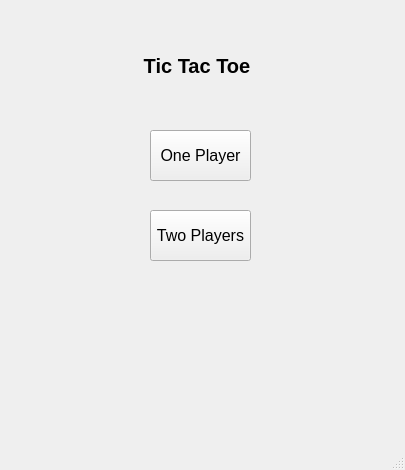
<?xml version="1.0" encoding="UTF-8"?>
<ui version="4.0">
 <class>GameBoard</class>
 <widget class="QMainWindow" name="GameBoard">
  <property name="geometry">
   <rect>
    <x>0</x>
    <y>0</y>
    <width>405</width>
    <height>470</height>
   </rect>
  </property>
  <property name="windowTitle">
   <string>Game</string>
  </property>
  <widget class="QWidget" name="centralwidget">
   <widget class="QStackedWidget" name="stackedWidget">
    <property name="geometry">
     <rect>
      <x>0</x>
      <y>0</y>
      <width>401</width>
      <height>461</height>
     </rect>
    </property>
    <property name="font">
     <font>
      <weight>50</weight>
      <bold>false</bold>
     </font>
    </property>
    <property name="currentIndex">
     <number>0</number>
    </property>
    <widget class="QWidget" name="page">
     <widget class="QLabel" name="title_2">
      <property name="geometry">
       <rect>
        <x>90</x>
        <y>40</y>
        <width>214</width>
        <height>51</height>
       </rect>
      </property>
      <property name="font">
       <font>
        <family>MS Sans Serif</family>
        <pointsize>15</pointsize>
        <weight>75</weight>
        <bold>true</bold>
        <underline>false</underline>
        <strikeout>false</strikeout>
        <kerning>true</kerning>
       </font>
      </property>
      <property name="text">
       <string>Tic Tac Toe</string>
      </property>
      <property name="alignment">
       <set>Qt::AlignCenter</set>
      </property>
     </widget>
     <widget class="QPushButton" name="multi">
      <property name="geometry">
       <rect>
        <x>150</x>
        <y>210</y>
        <width>101</width>
        <height>51</height>
       </rect>
      </property>
      <property name="font">
       <font>
        <family>Arial</family>
        <pointsize>12</pointsize>
        <weight>50</weight>
        <bold>false</bold>
       </font>
      </property>
      <property name="text">
       <string>Two Players</string>
      </property>
     </widget>
     <widget class="QPushButton" name="single">
      <property name="geometry">
       <rect>
        <x>150</x>
        <y>130</y>
        <width>101</width>
        <height>51</height>
       </rect>
      </property>
      <property name="font">
       <font>
        <family>Arial</family>
        <pointsize>12</pointsize>
        <weight>50</weight>
        <bold>false</bold>
       </font>
      </property>
      <property name="text">
       <string>One Player</string>
      </property>
     </widget>
    </widget>
    <widget class="QWidget" name="page_2">
     <widget class="QPushButton" name="button_4">
      <property name="geometry">
       <rect>
        <x>170</x>
        <y>190</y>
        <width>71</width>
        <height>71</height>
       </rect>
      </property>
      <property name="font">
       <font>
        <family>MS UI Gothic</family>
        <pointsize>24</pointsize>
        <weight>75</weight>
        <bold>true</bold>
       </font>
      </property>
      <property name="text">
       <string/>
      </property>
     </widget>
     <widget class="QPushButton" name="button_8">
      <property name="geometry">
       <rect>
        <x>241</x>
        <y>261</y>
        <width>71</width>
        <height>71</height>
       </rect>
      </property>
      <property name="font">
       <font>
        <family>MS UI Gothic</family>
        <pointsize>24</pointsize>
        <weight>75</weight>
        <bold>true</bold>
       </font>
      </property>
      <property name="text">
       <string/>
      </property>
     </widget>
     <widget class="QLabel" name="player_disp">
      <property name="geometry">
       <rect>
        <x>101</x>
        <y>330</y>
        <width>161</width>
        <height>31</height>
       </rect>
      </property>
      <property name="font">
       <font>
        <family>Arial</family>
        <pointsize>10</pointsize>
        <weight>50</weight>
        <bold>false</bold>
       </font>
      </property>
      <property name="text">
       <string>TextLabel</string>
      </property>
     </widget>
     <widget class="QPushButton" name="restart">
      <property name="geometry">
       <rect>
        <x>60</x>
        <y>390</y>
        <width>101</width>
        <height>41</height>
       </rect>
      </property>
      <property name="font">
       <font>
        <family>Arial</family>
        <pointsize>12</pointsize>
        <weight>50</weight>
        <bold>false</bold>
       </font>
      </property>
      <property name="text">
       <string>Restart</string>
      </property>
     </widget>
     <widget class="QPushButton" name="button_3">
      <property name="geometry">
       <rect>
        <x>99</x>
        <y>190</y>
        <width>71</width>
        <height>71</height>
       </rect>
      </property>
      <property name="font">
       <font>
        <family>MS UI Gothic</family>
        <pointsize>24</pointsize>
        <weight>75</weight>
        <bold>true</bold>
       </font>
      </property>
      <property name="text">
       <string/>
      </property>
     </widget>
     <widget class="Line" name="line_3">
      <property name="geometry">
       <rect>
        <x>160</x>
        <y>120</y>
        <width>20</width>
        <height>211</height>
       </rect>
      </property>
      <property name="frameShadow">
       <enum>QFrame::Plain</enum>
      </property>
      <property name="lineWidth">
       <number>2</number>
      </property>
      <property name="midLineWidth">
       <number>2</number>
      </property>
      <property name="orientation">
       <enum>Qt::Vertical</enum>
      </property>
     </widget>
     <widget class="QPushButton" name="button_1">
      <property name="geometry">
       <rect>
        <x>170</x>
        <y>119</y>
        <width>71</width>
        <height>71</height>
       </rect>
      </property>
      <property name="font">
       <font>
        <family>MS UI Gothic</family>
        <pointsize>24</pointsize>
        <weight>75</weight>
        <bold>true</bold>
       </font>
      </property>
      <property name="text">
       <string/>
      </property>
     </widget>
     <widget class="QPushButton" name="button_7">
      <property name="geometry">
       <rect>
        <x>170</x>
        <y>261</y>
        <width>71</width>
        <height>71</height>
       </rect>
      </property>
      <property name="font">
       <font>
        <family>MS UI Gothic</family>
        <pointsize>24</pointsize>
        <weight>75</weight>
        <bold>true</bold>
       </font>
      </property>
      <property name="text">
       <string/>
      </property>
     </widget>
     <widget class="Line" name="line_4">
      <property name="geometry">
       <rect>
        <x>231</x>
        <y>120</y>
        <width>20</width>
        <height>211</height>
       </rect>
      </property>
      <property name="frameShadow">
       <enum>QFrame::Plain</enum>
      </property>
      <property name="lineWidth">
       <number>2</number>
      </property>
      <property name="midLineWidth">
       <number>2</number>
      </property>
      <property name="orientation">
       <enum>Qt::Vertical</enum>
      </property>
     </widget>
     <widget class="Line" name="line_2">
      <property name="geometry">
       <rect>
        <x>100</x>
        <y>253</y>
        <width>211</width>
        <height>16</height>
       </rect>
      </property>
      <property name="frameShadow">
       <enum>QFrame::Plain</enum>
      </property>
      <property name="lineWidth">
       <number>2</number>
      </property>
      <property name="midLineWidth">
       <number>2</number>
      </property>
      <property name="orientation">
       <enum>Qt::Horizontal</enum>
      </property>
     </widget>
     <widget class="QPushButton" name="button_5">
      <property name="geometry">
       <rect>
        <x>241</x>
        <y>190</y>
        <width>71</width>
        <height>71</height>
       </rect>
      </property>
      <property name="font">
       <font>
        <family>MS UI Gothic</family>
        <pointsize>24</pointsize>
        <weight>75</weight>
        <bold>true</bold>
       </font>
      </property>
      <property name="text">
       <string/>
      </property>
     </widget>
     <widget class="QPushButton" name="button_6">
      <property name="geometry">
       <rect>
        <x>99</x>
        <y>261</y>
        <width>71</width>
        <height>71</height>
       </rect>
      </property>
      <property name="font">
       <font>
        <family>MS UI Gothic</family>
        <pointsize>24</pointsize>
        <weight>75</weight>
        <bold>true</bold>
       </font>
      </property>
      <property name="text">
       <string/>
      </property>
     </widget>
     <widget class="QPushButton" name="button_0">
      <property name="geometry">
       <rect>
        <x>99</x>
        <y>119</y>
        <width>71</width>
        <height>71</height>
       </rect>
      </property>
      <property name="font">
       <font>
        <family>MS UI Gothic</family>
        <pointsize>24</pointsize>
        <weight>75</weight>
        <bold>true</bold>
       </font>
      </property>
      <property name="text">
       <string/>
      </property>
     </widget>
     <widget class="QPushButton" name="button_2">
      <property name="geometry">
       <rect>
        <x>241</x>
        <y>119</y>
        <width>71</width>
        <height>71</height>
       </rect>
      </property>
      <property name="font">
       <font>
        <family>MS UI Gothic</family>
        <pointsize>24</pointsize>
        <weight>75</weight>
        <bold>true</bold>
       </font>
      </property>
      <property name="text">
       <string/>
      </property>
     </widget>
     <widget class="Line" name="line">
      <property name="geometry">
       <rect>
        <x>100</x>
        <y>182</y>
        <width>211</width>
        <height>16</height>
       </rect>
      </property>
      <property name="frameShadow">
       <enum>QFrame::Plain</enum>
      </property>
      <property name="lineWidth">
       <number>2</number>
      </property>
      <property name="midLineWidth">
       <number>2</number>
      </property>
      <property name="orientation">
       <enum>Qt::Horizontal</enum>
      </property>
     </widget>
     <widget class="QLabel" name="title">
      <property name="geometry">
       <rect>
        <x>101</x>
        <y>40</y>
        <width>214</width>
        <height>51</height>
       </rect>
      </property>
      <property name="font">
       <font>
        <family>MS Sans Serif</family>
        <pointsize>15</pointsize>
        <weight>75</weight>
        <bold>true</bold>
        <underline>false</underline>
        <strikeout>false</strikeout>
        <kerning>true</kerning>
       </font>
      </property>
      <property name="text">
       <string>Tic Tac Toe</string>
      </property>
      <property name="alignment">
       <set>Qt::AlignCenter</set>
      </property>
     </widget>
     <widget class="QPushButton" name="mainMenu">
      <property name="geometry">
       <rect>
        <x>230</x>
        <y>390</y>
        <width>101</width>
        <height>41</height>
       </rect>
      </property>
      <property name="font">
       <font>
        <family>Arial</family>
        <pointsize>12</pointsize>
        <weight>50</weight>
        <bold>false</bold>
       </font>
      </property>
      <property name="text">
       <string>Main Menu</string>
      </property>
     </widget>
    </widget>
   </widget>
  </widget>
  <widget class="QStatusBar" name="statusbar"/>
 </widget>
 <resources/>
 <connections/>
</ui>
